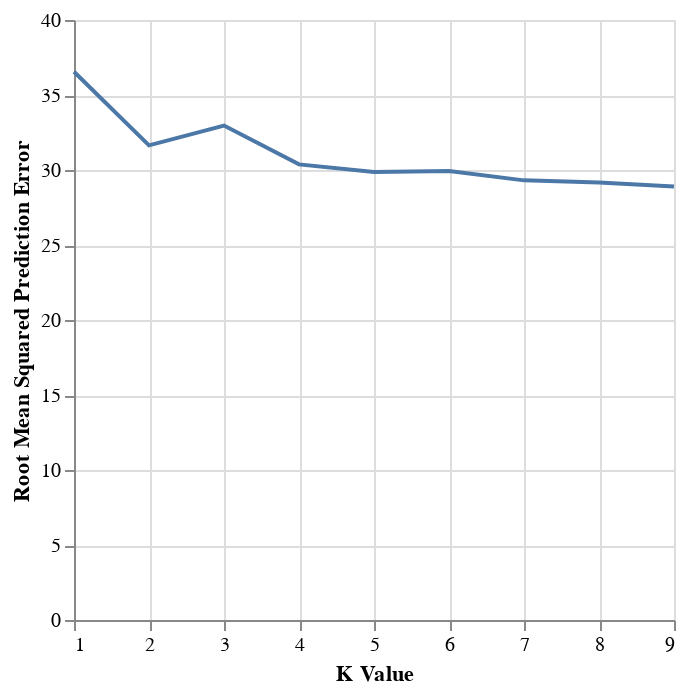

Notebook source saved alongside this figure:
### Code cell
#Best K graph
Optimal_K_Chart=alt.Chart(player_results).mark_line().encode(
    x=alt.X('param_kneighborsregressor__n_neighbors', title='K Value'),
    y=alt.Y('RMSPE', title='Root Mean Squared Prediction Error'))
Optimal_K_Chart

### Figure 1 — Vega-Lite specification as saved in the notebook (floating-point values rounded to 4 significant figures)
{"config": {"view": {"continuousWidth": 300, "continuousHeight": 300}}, "data": {"name": "data-452504e06eb849189059891e952a835a"}, "mark": {"type": "line"}, "encoding": {"x": {"field": "param_kneighborsregressor__n_neighbors", "title": "K Value", "type": "quantitative"}, "y": {"field": "RMSPE", "title": "Root Mean Squared Prediction Error", "type": "quantitative"}}, "$schema": "https://vega.github.io/schema/vega-lite/v5.20.1.json", "datasets": {"data-452504e06eb849189059891e952a835a": [{"mean_fit_time": 0.006726, "std_fit_time": 0.001132, "mean_score_time": 0.003727, "std_score_time": 0.0001448, "param_kneighborsregressor__n_neighbors": 1, "params": {"kneighborsregressor__n_neighbors": 1}, "split0_test_score": -55.51, "split1_test_score": -8.642, "split2_test_score": -45.5, "mean_test_score": -36.55, "std_test_score": 20.15, "rank_test_score": 9, "RMSPE": 36.55}, {"mean_fit_time": 0.01427, "std_fit_time": 0.01211, "mean_score_time": 0.00355, "std_score_time": 5.02e-05, "param_kneighborsregressor__n_neighbors": 2, "params": {"kneighborsregressor__n_neighbors": 2}, "split0_test_score": -42.58, "split1_test_score": -6.993, "split2_test_score": -45.35, "mean_test_score": -31.64, "std_test_score": 17.47, "rank_test_score": 7, "RMSPE": 31.64}, {"mean_fit_time": 0.0341, "std_fit_time": 0.03952, "mean_score_time": 0.003609, "std_score_time": 0.0001731, "param_kneighborsregressor__n_neighbors": 3, "params": {"kneighborsregressor__n_neighbors": 3}, "split0_test_score": -38.99, "split1_test_score": -19.37, "split2_test_score": -40.53, "mean_test_score": -32.96, "std_test_score": 9.635, "rank_test_score": 8, "RMSPE": 32.96}, {"mean_fit_time": 0.005699, "std_fit_time": 8.122e-05, "mean_score_time": 0.003493, "std_score_time": 1.825e-05, "param_kneighborsregressor__n_neighbors": 4, "params": {"kneighborsregressor__n_neighbors": 4}, "split0_test_score": -31.31, "split1_test_score": -16.56, "split2_test_score": -43.26, "mean_test_score": -30.37, "std_test_score": 10.92, "rank_test_score": 6, "RMSPE": 30.37}, {"mean_fit_time": 0.005696, "std_fit_time": 4.503e-05, "mean_score_time": 0.003537, "std_score_time": 3.327e-05, "param_kneighborsregressor__n_neighbors": 5, "params": {"kneighborsregressor__n_neighbors": 5}, "split0_test_score": -31.05, "split1_test_score": -15.05, "split2_test_score": -43.51, "mean_test_score": -29.87, "std_test_score": 11.65, "rank_test_score": 4, "RMSPE": 29.87}, {"mean_fit_time": 0.005696, "std_fit_time": 4.671e-05, "mean_score_time": 0.003565, "std_score_time": 4.24e-05, "param_kneighborsregressor__n_neighbors": 6, "params": {"kneighborsregressor__n_neighbors": 6}, "split0_test_score": -32.45, "split1_test_score": -13.57, "split2_test_score": -43.76, "mean_test_score": -29.93, "std_test_score": 12.45, "rank_test_score": 5, "RMSPE": 29.93}, {"mean_fit_time": 0.005643, "std_fit_time": 5.321e-05, "mean_score_time": 0.003514, "std_score_time": 2.98e-05, "param_kneighborsregressor__n_neighbors": 7, "params": {"kneighborsregressor__n_neighbors": 7}, "split0_test_score": -32.18, "split1_test_score": -11.74, "split2_test_score": -44.01, "mean_test_score": -29.31, "std_test_score": 13.33, "rank_test_score": 3, "RMSPE": 29.31}, {"mean_fit_time": 0.005657, "std_fit_time": 8.301e-05, "mean_score_time": 0.003526, "std_score_time": 1.412e-05, "param_kneighborsregressor__n_neighbors": 8, "params": {"kneighborsregressor__n_neighbors": 8}, "split0_test_score": -32.09, "split1_test_score": -10.46, "split2_test_score": -44.96, "mean_test_score": -29.17, "std_test_score": 14.24, "rank_test_score": 2, "RMSPE": 29.17}, {"mean_fit_time": 0.005925, "std_fit_time": 0.0004445, "mean_score_time": 0.003514, "std_score_time": 5.776e-06, "param_kneighborsregressor__n_neighbors": 9, "params": {"kneighborsregressor__n_neighbors": 9}, "split0_test_score": -32.19, "split1_test_score": -9.346, "split2_test_score": -45.14, "mean_test_score": -28.89, "std_test_score": 14.8, "rank_test_score": 1, "RMSPE": 28.89}]}}
